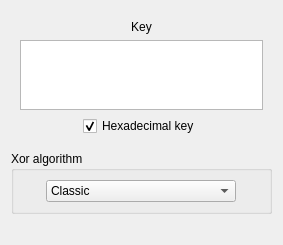
<?xml version="1.0" encoding="UTF-8"?>
<ui version="4.0">
 <comment>
  * Released as open source by Gabriel Caudrelier
  *
  * Developed by Gabriel Caudrelier, gabriel dot caudrelier at gmail dot com
  *
  * https://github.com/metrodango/pip3line
  *
  * Released under BSD 3-Clause see LICENSE for more information
</comment>
 <class>XorWidget</class>
 <widget class="QWidget" name="XorWidget">
  <property name="geometry">
   <rect>
    <x>0</x>
    <y>0</y>
    <width>283</width>
    <height>217</height>
   </rect>
  </property>
  <property name="windowTitle">
   <string>Form</string>
  </property>
  <layout class="QVBoxLayout" name="verticalLayout">
   <item>
    <widget class="QWidget" name="keyWidget" native="true">
     <layout class="QVBoxLayout" name="verticalLayout_2">
      <item>
       <widget class="QLabel" name="keyLabel">
        <property name="text">
         <string>Key</string>
        </property>
        <property name="alignment">
         <set>Qt::AlignCenter</set>
        </property>
       </widget>
      </item>
      <item>
       <widget class="QPlainTextEdit" name="keyPlainTextEdit">
        <property name="focusPolicy">
         <enum>Qt::StrongFocus</enum>
        </property>
       </widget>
      </item>
      <item alignment="Qt::AlignHCenter">
       <widget class="QCheckBox" name="fromHexcheckBox">
        <property name="text">
         <string>Hexadecimal key</string>
        </property>
        <property name="checked">
         <bool>true</bool>
        </property>
       </widget>
      </item>
     </layout>
    </widget>
   </item>
   <item>
    <widget class="QGroupBox" name="typeGroupBox">
     <property name="title">
      <string>Xor algorithm</string>
     </property>
     <layout class="QVBoxLayout" name="verticalLayout_4">
      <item alignment="Qt::AlignHCenter">
       <widget class="QComboBox" name="typeComboBox">
        <property name="sizePolicy">
         <sizepolicy hsizetype="Maximum" vsizetype="Fixed">
          <horstretch>0</horstretch>
          <verstretch>0</verstretch>
         </sizepolicy>
        </property>
        <property name="focusPolicy">
         <enum>Qt::StrongFocus</enum>
        </property>
        <item>
         <property name="text">
          <string>Classic</string>
         </property>
        </item>
        <item>
         <property name="text">
          <string>Rolling using previous input</string>
         </property>
        </item>
        <item>
         <property name="text">
          <string>Rolling using previous output</string>
         </property>
        </item>
       </widget>
      </item>
     </layout>
    </widget>
   </item>
   <item>
    <widget class="QLabel" name="messageLabel">
     <property name="sizePolicy">
      <sizepolicy hsizetype="Preferred" vsizetype="Minimum">
       <horstretch>0</horstretch>
       <verstretch>0</verstretch>
      </sizepolicy>
     </property>
     <property name="text">
      <string/>
     </property>
     <property name="alignment">
      <set>Qt::AlignCenter</set>
     </property>
     <property name="wordWrap">
      <bool>true</bool>
     </property>
    </widget>
   </item>
  </layout>
 </widget>
 <resources/>
 <connections/>
</ui>
